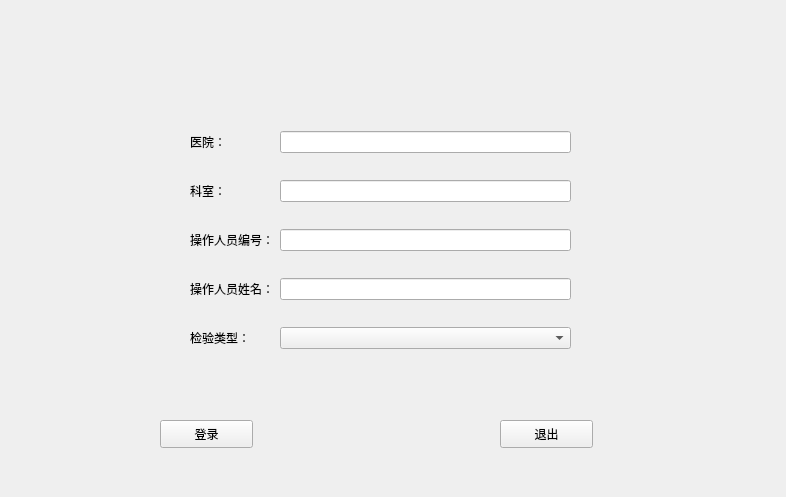
<?xml version="1.0" encoding="UTF-8"?>
<ui version="4.0">
 <class>LoginDialog</class>
 <widget class="QWidget" name="LoginDialog">
  <property name="geometry">
   <rect>
    <x>0</x>
    <y>0</y>
    <width>786</width>
    <height>497</height>
   </rect>
  </property>
  <property name="windowTitle">
   <string>Form</string>
  </property>
  <widget class="QPushButton" name="pushButtonLogin">
   <property name="geometry">
    <rect>
     <x>160</x>
     <y>420</y>
     <width>93</width>
     <height>28</height>
    </rect>
   </property>
   <property name="text">
    <string>登录</string>
   </property>
  </widget>
  <widget class="QPushButton" name="pushButton_Cancel">
   <property name="geometry">
    <rect>
     <x>500</x>
     <y>420</y>
     <width>93</width>
     <height>28</height>
    </rect>
   </property>
   <property name="text">
    <string>退出</string>
   </property>
  </widget>
  <widget class="QWidget" name="">
   <property name="geometry">
    <rect>
     <x>190</x>
     <y>110</y>
     <width>381</width>
     <height>261</height>
    </rect>
   </property>
   <layout class="QGridLayout" name="gridLayout">
    <item row="0" column="0">
     <widget class="QLabel" name="label">
      <property name="text">
       <string>医院：</string>
      </property>
     </widget>
    </item>
    <item row="0" column="1">
     <widget class="QLineEdit" name="lineEdit_HospitalName"/>
    </item>
    <item row="1" column="0">
     <widget class="QLabel" name="label_2">
      <property name="text">
       <string>科室：</string>
      </property>
     </widget>
    </item>
    <item row="1" column="1">
     <widget class="QLineEdit" name="lineEdit_Office"/>
    </item>
    <item row="2" column="0">
     <widget class="QLabel" name="label_3">
      <property name="text">
       <string>操作人员编号：</string>
      </property>
     </widget>
    </item>
    <item row="2" column="1">
     <widget class="QLineEdit" name="lineEdit_UserNum"/>
    </item>
    <item row="3" column="0">
     <widget class="QLabel" name="label_4">
      <property name="text">
       <string>操作人员姓名：</string>
      </property>
     </widget>
    </item>
    <item row="3" column="1">
     <widget class="QLineEdit" name="lineEdit_UserName"/>
    </item>
    <item row="4" column="0">
     <widget class="QLabel" name="label_5">
      <property name="text">
       <string>检验类型：</string>
      </property>
     </widget>
    </item>
    <item row="4" column="1">
     <widget class="QComboBox" name="comboBox"/>
    </item>
   </layout>
  </widget>
 </widget>
 <resources/>
 <connections/>
</ui>
